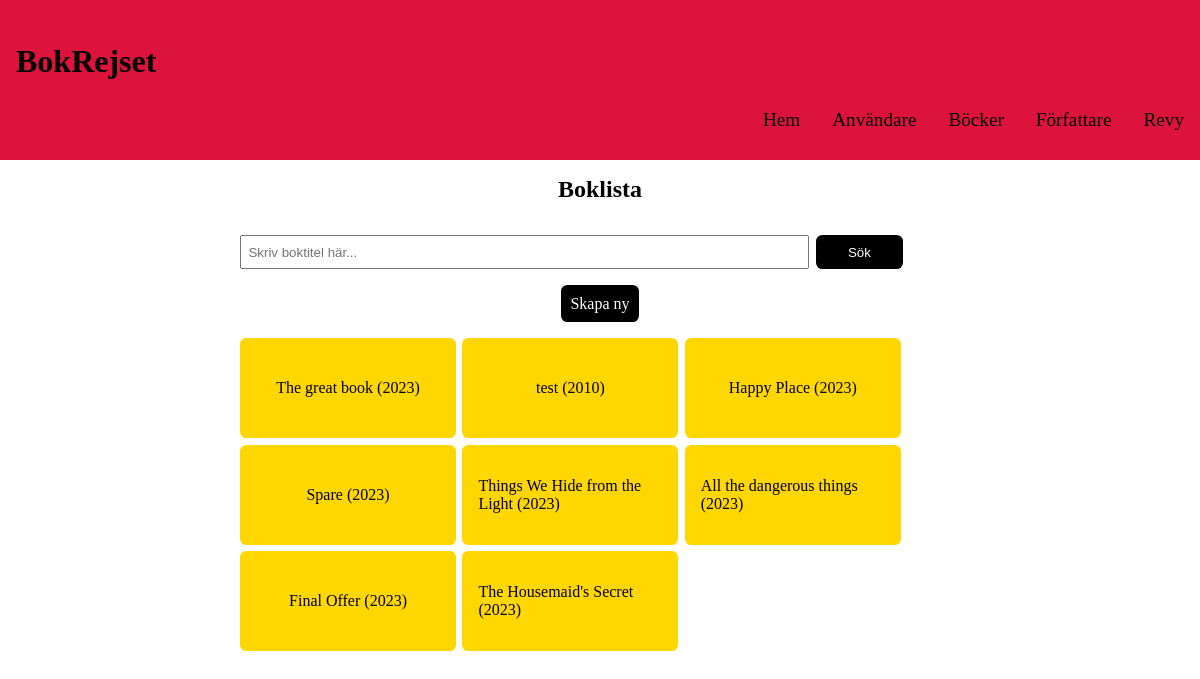
The page /books.php on the database as committed earlier.
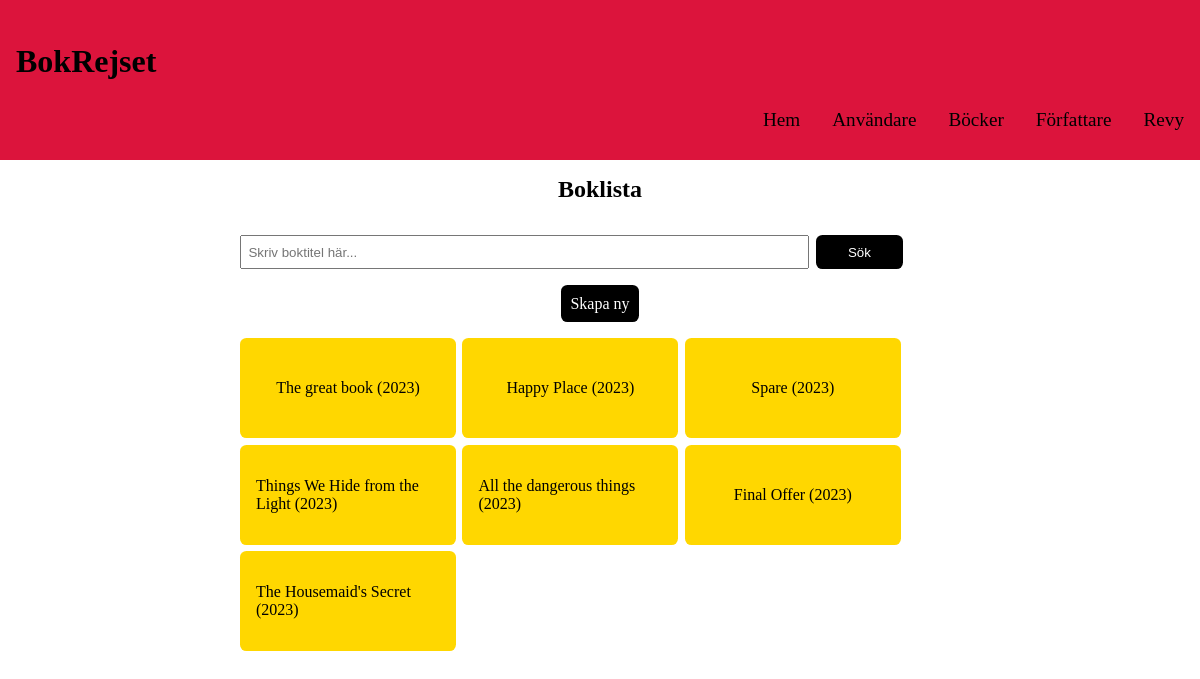
The same page on the database as committed later.
### tables this page shows
CREATE TABLE `books` (
  `id` int(11) NOT NULL,
  `title` varchar(32) NOT NULL,
  `year` int(4) NOT NULL,
  `author_id` int(11) NOT NULL
);

### books.php (called while the page is built, shortened)
<?php
require 'classes/book-view.php';
$pdo = require 'partials/connect.php';
$bookModel = new BookModel($pdo);
$bookView = new BookView();
$authorModel = new AuthorModel($pdo);
include 'partials/header.php';
include 'partials/nav.php';
$bookController = new BookController($bookModel, $bookView);
$bookController->start($authorModel->getAllAuthors());
include 'partials/footer.php';

### classes/book.php (called while the page is built)
<?php
class Book {
    private int $id = 0;
    private string $title = "";
    private int $year = 0;
    function __construct($id, $title, $year) {
        $this->id = $id;
        $this->title = $title;
        $this->year = $year;
    }
    public function getTitle (): string {
        return $this->title;
    }
    public function getId () : int {
        return $this->id;
    }
    public function getYear () : int {
        return $this->year;
    }
}

### classes/db.php (called while the page is built)
<?php
class DB {
    protected $pdo;
    public function __construct(PDO $pdo)
    {
        $this->pdo = $pdo;
    }
    public function getAll($table)
    {
        if($table == "userbook"){
            $query = "SELECT ub.id, ub.user_id, ub.book_id, ub.pages, ub.comment, u.first_name, u.last_name, u.email, u.mobile, b.title FROM `userbook` AS ub
            JOIN users AS u ON u.id=ub.user_id
            JOIN books AS b ON b.id=ub.book_id";
        }
        else {
            $query = "SELECT * FROM $table";
        }
        $stmt = $this->pdo->prepare($query);
        $stmt->execute();
        return $stmt->fetchAll(PDO::FETCH_ASSOC);
    }
}

### classes/book-model.php (called while the page is built, shortened)
<?php
require_once 'db.php';
require 'book.php';
class BookModel extends DB {
    protected $table = "books";
    public function convertToBookClass (array $books) : array {
        $classBooks = [];
        foreach ($books as $element) {
            $book = new Book ($element["id"], $element["title"], $element["year"]);
            array_push($classBooks, $book);
        }
        return $classBooks;
    }
    public function getAllBooks() : array{
        return $this->convertToBookClass($this->getAll($this->table));
    }
}

### classes/book-view.php (the view, shortened to what this page needs)
<?php
class BookView {
    public function renderAllBooks(array $books):void {
        echo "<div>";
        foreach($books as $book){
            echo "<a href='?book-id={$book->getId()}'>";
            echo "<div>{$book->getTitle()} ({$book->getYear()})</div>";
            echo "</a>";
        }
        echo "</div>";
    }
    public function createSearchField () {
        echo "<form  action='books.php' method='POST'>
                <input type='text' id='title' name='search-book' placeholder='Skriv boktitel här...'>
                <button class='btn'>Sök</button>
            </form>";
    }
    public function renderCreateButton () {
        echo "<a href='?create-book=new'>Skapa ny</a>";
    }
    public function renderBooksMain(array $books) {
        echo "<main>";
            echo "<section class='header_section'>";
                echo "<h1>Boklista</h1>";
            echo "</section>";
            echo "<section class='search_section'>";
                echo $this->createSearchField();
            echo "</section>";
            echo "<section class='create_btn_section'>";
                echo $this->renderCreateButton();
            echo "</section>";
            echo "<section class='main_content'>";
                echo $this->renderAllBooks($books);
            echo "</section>";
        echo "</main>";
    }
}
?>

Rows that differ between the two databases and show on the page:
removed books: title "test", year "2010"
